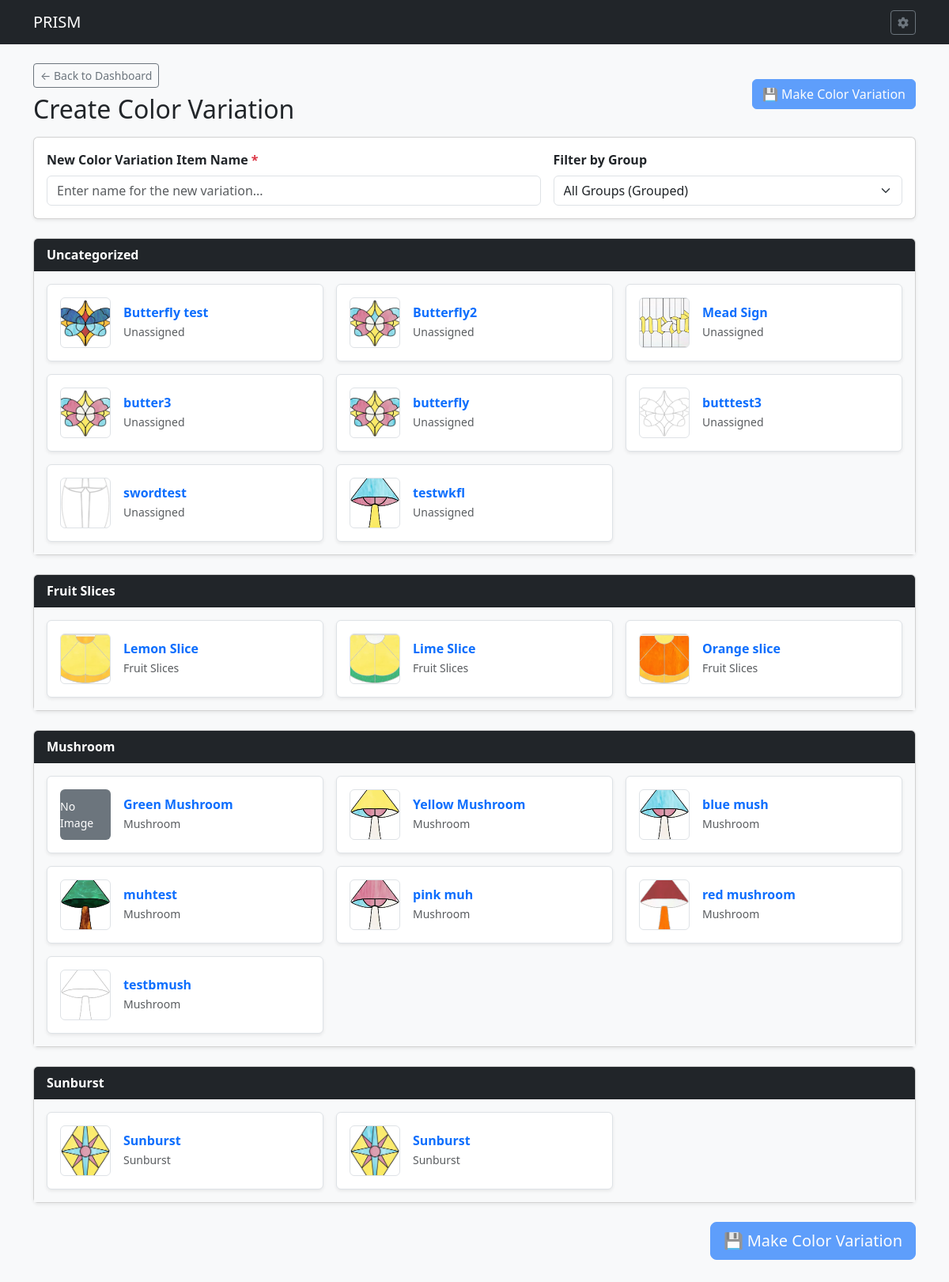
/item/color-variation, run on the app's committed database.
### tables this page shows
CREATE TABLE ITM (

    ITEMID INTEGER PRIMARY KEY AUTOINCREMENT,	--Item ID
    ITMNAME TEXT,				--Item Name
    ITMIMG TEXT,				--Item Image
    ONEOFF INTEGER,				--One off Item
    VARIAT INTEGER,				--Is Variation Boolean
    ITMGRP TEXT,				--Item Group
    CURRENT INTEGER,				--Currently Being Sold Bool
    ITMPTRN TEXT,				--Item Pattern Image
    ITMSVG TEXT,				--Item SVG
    ITMNOTE TEXT,				--Item Notes
    ITMLEN TEXT,				--Item Length
    ITMWID TEXT,				--Item Width
    IMISLDR INTEGER,				--Item Solder IMI ID
    IMICAME INTEGER,				--Item CAME IMI ID
    IMIFOIL INTEGER,				--Item Foil IMI ID
    IMICHAIN INTEGER,				--Item Chain IMI ID
    IMIRING INTEGER,				--Item Ring IMI ID
    IMIWIRE INTEGER,				--Item Wire IMI ID
    PARENT INTEGER,				--Parent Item ID
    PATINA TEXT,				--Patina Type
    ISACTIVE INTEGER,				--Is Active Item

    FOREIGN KEY (ITMGRP) REFERENCES IGP(ITMGRP) ON DELETE SET NULL ON UPDATE CASCADE,
    FOREIGN KEY (IMISLDR) REFERENCES IMI(IMIID) ON DELETE SET NULL ON UPDATE CASCADE,
    FOREIGN KEY (IMICAME) REFERENCES IMI(IMIID) ON DELETE SET NULL ON UPDATE CASCADE,
    FOREIGN KEY (IMIFOIL) REFERENCES IMI(IMIID) ON DELETE SET NULL ON UPDATE CASCADE,
    FOREIGN KEY (IMICHAIN) REFERENCES IMI(IMIID) ON DELETE SET NULL ON UPDATE CASCADE,
    FOREIGN KEY (IMIRING) REFERENCES IMI(IMIID) ON DELETE SET NULL ON UPDATE CASCADE,
    FOREIGN KEY (IMIWIRE) REFERENCES IMI(IMIID) ON DELETE SET NULL ON UPDATE CASCADE,
    FOREIGN KEY (PATINA) REFERENCES PATINA(PATINA) ON DELETE SET NULL ON UPDATE CASCADE
);

### routes/item_routes.py (the view, shortened to what this page needs)
@item_bp.route('/item/color-variation', methods=['GET', 'POST'])
def color_variation_select():
    db = get_db()
    groups = db.execute('SELECT DISTINCT ITMGRP FROM ITM WHERE ITMGRP IS NOT NULL ORDER BY ITMGRP ASC').fetchall()
    items = db.execute(
        """

        SELECT ITEMID, ITMNAME, ITMGRP, ITMIMG

        FROM ITM

        ORDER BY ITMGRP ASC, ITMNAME ASC

        """
    ).fetchall()
    return render_template('item_color_variation_select.html', groups=groups, items=items)

### app.py (called while the page is built)
def get_db():
    conn = sqlite3.connect(DATABASE)
    conn.row_factory = sqlite3.Row
    conn.execute("PRAGMA foreign_keys = ON;")
    return conn

### routes/item_routes.py (called while the page is built)
def get_db():
    from __main__ import get_db
    return get_db()

### templates/item_color_variation_select.html (shortened to what this page needs)
{% extends 'base.html' %}
{% block content %}
<div class="d-flex justify-content-between align-items-center mb-3">
    <div>
        <a href="{{ url_for('index') }}" class="btn btn-outline-secondary btn-sm mb-2">&larr; Back to Dashboard</a>
        <h2 class="mb-0">Create Color Variation</h2>
    </div>
    <div>
        <form id="variation-form" method="POST" class="d-inline">
            <button type="submit" id="make-variation-btn" class="btn btn-primary" disabled>💾 Make Color Variation</button>
        </form>
    </div>
</div>
<div class="card shadow-sm mb-4">
    <div class="card-body">
        <div class="row g-3 align-items-center">
            <div class="col-md-7">
                <label for="new_item_name" class="form-label fw-bold">New Color Variation Item Name <span class="text-danger">*</span></label>
                <input type="text" class="form-control" id="new_item_name" placeholder="Enter name for the new variation..." required>
            </div>
            <div class="col-md-5">
                <label for="groupFilter" class="form-label fw-bold">Filter by Group</label>
                <select id="groupFilter" class="form-select">
                    <option value="">All Groups (Grouped)</option>
                </select>
            </div>
        </div>
    </div>
</div>
<div id="itemSectionsContainer">
    {% set current_group = namespace(val=None) %}
    {% for item in items %}
        {% set item_group = item.ITMGRP or 'Uncategorized' %}
        {% if current_group.val != item_group %}
            {% if not loop.first %}</div></div></div>{% endif %}
            {% set current_group.val = item_group %}
            <div class="card shadow-sm mb-4 group-section" data-group="{{ item.ITMGRP or '' }}">
                <div class="card-header bg-dark text-white fw-bold">
                    {{ item_group }}
                </div>
                <div class="card-body bg-light">
                    <div class="row row-cols-1 row-cols-md-2 row-cols-lg-3 g-3">
        {% endif %}
        <div class="col item-card-col" data-group="{{ item.ITMGRP or '' }}">
            <div class="card h-100 shadow-sm border item-card" data-item-id="{{ item.ITEMID }}" style="cursor: pointer;">
                <div class="card-body d-flex gap-3 align-items-center">
                    <div class="flex-shrink-0">
                        {% if item.ITMIMG %}
                            {% set rawImg = item.ITMIMG.replace('\\', '/') %}
                            {% set thumbUrl = url_for('static', filename='') + ('images/item/thumb/' + rawImg.split('/')[-1] if 'thumb/' not in rawImg else rawImg.lstrip('/')) %}
                            {% set fullUrl = url_for('static', filename='') + ('images/item/' + rawImg.split('/')[-1] if not rawImg.startswith('images/') else rawImg.lstrip('/')) %}
                            <img src="{{ thumbUrl }}" class="rounded border item-thumb" data-full-img="{{ fullUrl }}" style="width: 64px; height: 64px; object-fit: cover;" alt="Item">
                        {% else %}
                            <div class="bg-secondary text-white rounded d-flex align-items-center justify-content-center small" style="width: 64px; height: 64px;">No Image</div>
                        {% endif %}
                    </div>
                    <div class="flex-grow-1">
                        <h6 class="fw-bold mb-1 text-primary">{{ item.ITMNAME }}</h6>
                        <p class="text-muted small mb-0">{{ item.ITMGRP or 'Unassigned' }}</p>
                    </div>
                </div>
            </div>
        </div>
        {% if loop.last %}</div></div></div>{% endif %}
    {% endfor %}
</div>
<div class="d-flex justify-content-end mt-4 mb-5">
    <button type="button" id="make-variation-btn-bottom" class="btn btn-primary btn-lg" disabled onclick="document.getElementById('variation-form').submit();">💾 Make Color Variation</button>
</div>
{% endblock %}

### data on the page
ITM: item_group "Uncategorized", shows a picture, ITMNAME "Butterfly test", ITMGRP "Unassigned"
ITM: shows a picture, ITMNAME "Butterfly2", ITMGRP "Unassigned"
ITM: shows a picture, ITMNAME "Mead Sign", ITMGRP "Unassigned"
ITM: shows a picture, ITMNAME "butter3", ITMGRP "Unassigned"
ITM: shows a picture, ITMNAME "butterfly", ITMGRP "Unassigned"
ITM: shows a picture, ITMNAME "butttest3", ITMGRP "Unassigned"
ITM: shows a picture, ITMNAME "swordtest", ITMGRP "Unassigned"
ITM: shows a picture, ITMNAME "testwkfl", ITMGRP "Unassigned"
ITM: ITMGRP "Fruit Slices", shows a picture, ITMNAME "Lemon Slice"
ITM: shows a picture, ITMNAME "Lime Slice", ITMGRP "Fruit Slices"
ITM: shows a picture, ITMNAME "Orange slice", ITMGRP "Fruit Slices"
ITM: ITMGRP "Mushroom", shows "No Image", ITMNAME "Green Mushroom"
ITM: shows a picture, ITMNAME "Yellow Mushroom", ITMGRP "Mushroom"
ITM: shows a picture, ITMNAME "blue mush", ITMGRP "Mushroom"
ITM: shows a picture, ITMNAME "muhtest", ITMGRP "Mushroom"
ITM: shows a picture, ITMNAME "pink muh", ITMGRP "Mushroom"
ITM: shows a picture, ITMNAME "red mushroom", ITMGRP "Mushroom"
ITM: shows a picture, ITMNAME "testbmush", ITMGRP "Mushroom"
ITM: ITMGRP "Sunburst", shows a picture, ITMNAME "Sunburst"
ITM: shows a picture, ITMNAME "Sunburst", ITMGRP "Sunburst"
